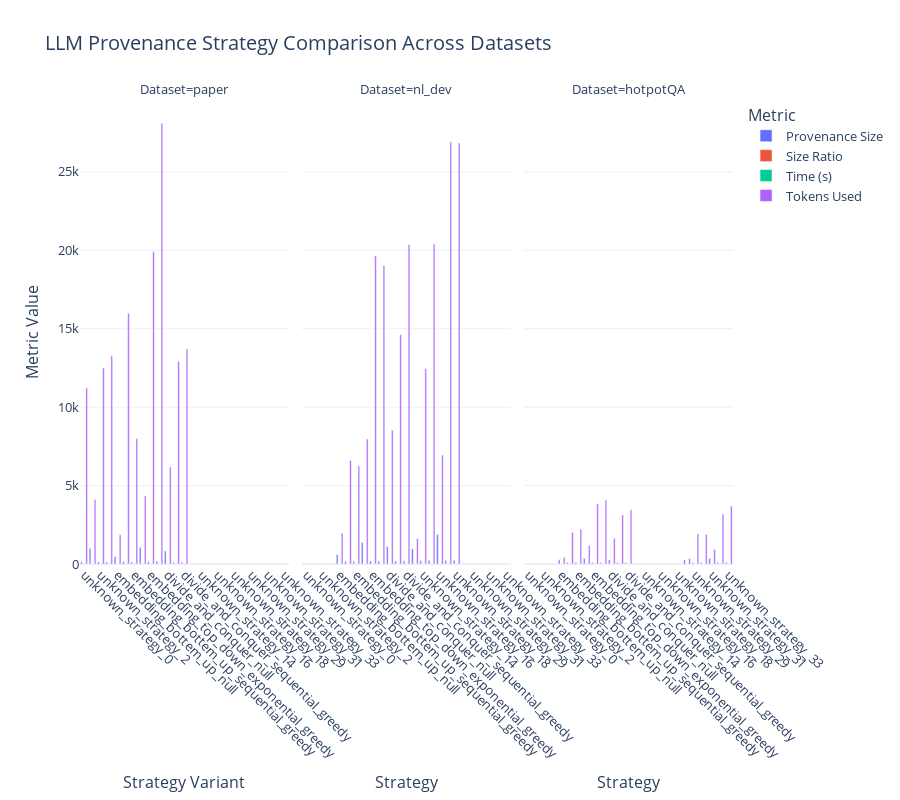

The notebook cell this image was saved under:
### Code cell
import re
import pandas as pd
import plotly.express as px

def parse_multiple_datasets(dataset_dict):
    all_entries = []
    for dataset_name, raw_data in dataset_dict.items():
        pattern = re.compile(
            r'(?P<strategy>(?:LLM|embedding|divide_and_conquer)_sufficient_[\w_]+)?\n'
            r'(?:\d+\n)?'  # optional number line
            r'provenance_size, size_ratio: (?P<prov_size>[\d.]+) (?P<size_ratio>[\d.]+)\n'
            r'time: (?P<time>[\d.]+)\n'
            r'tokens: (?P<tokens>[\d.]+) [\d.]+',
            re.MULTILINE
        )
        for match in pattern.finditer(raw_data):
            name = match.group('strategy') or f"unknown_strategy_{len(all_entries)}"
            all_entries.append({
                'Dataset': dataset_name,
                'Strategy': name.replace('_sufficient_', '_'),
                'Provenance Size': float(match.group('prov_size')),
                'Size Ratio': float(match.group('size_ratio')),
                'Time (s)': float(match.group('time')),
                'Tokens Used': float(match.group('tokens'))
            })
    return pd.DataFrame(all_entries)

# 👇 Visualization
df = parse_multiple_datasets(dataset_dict)
df_long = df.melt(id_vars=["Dataset", "Strategy"], var_name="Metric", value_name="Value")

fig = px.bar(
    df_long,
    x="Strategy",
    y="Value",
    color="Metric",
    facet_col="Dataset",
    barmode="group",
    height=800,
    title="LLM Provenance Strategy Comparison Across Datasets"
)

fig.update_layout(
    title_font_size=20,
    xaxis_title="Strategy Variant",
    yaxis_title="Metric Value",
    font=dict(size=13),
    template="plotly_white",
    legend_title="Metric"
)
fig.update_xaxes(tickangle=45)
fig.show()

### Figure 1 — Plotly figure (JSON) as saved in the notebook; plotly's stock layout.template omitted (floating-point values rounded to 4 significant figures)
{"data": [{"alignmentgroup": "True", "hovertemplate": "Metric=Provenance Size<br>Dataset=paper<br>Strategy=%{x}<br>Value=%{y}<extra></extra>", "legendgroup": "Provenance Size", "marker": {"color": "#636efa", "pattern": {"shape": ""}}, "name": "Provenance Size", "offsetgroup": "Provenance Size", "orientation": "v", "showlegend": true, "textposition": "auto", "type": "bar", "x": ["unknown_strategy_0", "unknown_strategy_1", "unknown_strategy_2", "unknown_strategy_3", "embedding_bottem_up_null", "embedding_bottem_up_exponential_greedy", "embedding_bottem_up_sequential_greedy", "embedding_top_down_null", "embedding_top_down_exponential_greedy", "embedding_top_down_sequential_greedy", "divide_and_conquer_null", "divide_and_conquer_exponential_greedy", "divide_and_conquer_sequential_greedy"], "xaxis": "x", "y": [141.5, 1009.0, 135.2, 123.8, 484.3, 149.1, 133.5, 1053.0, 145.9, 193.3, 836.2, 103.6, 112.9], "yaxis": "y"}, {"alignmentgroup": "True", "hovertemplate": "Metric=Provenance Size<br>Dataset=nl_dev<br>Strategy=%{x}<br>Value=%{y}<extra></extra>", "legendgroup": "Provenance Size", "marker": {"color": "#636efa", "pattern": {"shape": ""}}, "name": "Provenance Size", "offsetgroup": "Provenance Size", "orientation": "v", "showlegend": false, "textposition": "auto", "type": "bar", "x": ["unknown_strategy_13", "unknown_strategy_14", "unknown_strategy_15", "unknown_strategy_16", "unknown_strategy_17", "unknown_strategy_18", "embedding_bottem_up_null", "embedding_bottem_up_exponential_greedy", "embedding_bottem_up_sequential_greedy", "embedding_top_down_null", "embedding_top_down_exponential_greedy", "embedding_top_down_sequential_greedy", "divide_and_conquer_null", "divide_and_conquer_exponential_greedy", "divide_and_conquer_sequential_greedy"], "xaxis": "x2", "y": [967.1, 217.8, 232.0, 1875.0, 241.0, 240.1, 603.5, 157.8, 164.9, 1373.0, 190.2, 197.6, 1109.0, 182.8, 204.1], "yaxis": "y2"}, {"alignmentgroup": "True", "hovertemplate": "Metric=Provenance Size<br>Dataset=hotpotQA<br>Strategy=%{x}<br>Value=%{y}<extra></extra>", "legendgroup": "Provenance Size", "marker": {"color": "#636efa", "pattern": {"shape": ""}}, "name": "Provenance Size", "offsetgroup": "Provenance Size", "orientation": "v", "showlegend": false, "textposition": "auto", "type": "bar", "x": ["unknown_strategy_28", "unknown_strategy_29", "unknown_strategy_30", "unknown_strategy_31", "unknown_strategy_32", "unknown_strategy_33", "embedding_bottem_up_null", "embedding_bottem_up_exponential_greedy", "embedding_bottem_up_sequential_greedy", "embedding_top_down_null", "embedding_top_down_exponential_greedy", "embedding_top_down_sequential_greedy", "divide_and_conquer_null", "divide_and_conquer_exponential_greedy", "divide_and_conquer_sequential_greedy"], "xaxis": "x3", "y": [265.2, 81.9, 86.54, 348.3, 94.26, 101.4, 265.9, 86.7, 88.62, 355.6, 89.61, 95.56, 259.8, 82.42, 85.65], "yaxis": "y3"}, {"alignmentgroup": "True", "hovertemplate": "Metric=Size Ratio<br>Dataset=paper<br>Strategy=%{x}<br>Value=%{y}<extra></extra>", "legendgroup": "Size Ratio", "marker": {"color": "#EF553B", "pattern": {"shape": ""}}, "name": "Size Ratio", "offsetgroup": "Size Ratio", "orientation": "v", "showlegend": true, "textposition": "auto", "type": "bar", "x": ["unknown_strategy_0", "unknown_strategy_1", "unknown_strategy_2", "unknown_strategy_3", "embedding_bottem_up_null", "embedding_bottem_up_exponential_greedy", "embedding_bottem_up_sequential_greedy", "embedding_top_down_null", "embedding_top_down_exponential_greedy", "embedding_top_down_sequential_greedy", "divide_and_conquer_null", "divide_and_conquer_exponential_greedy", "divide_and_conquer_sequential_greedy"], "xaxis": "x", "y": [0.03236, 0.1964, 0.03202, 0.03272, 0.1003, 0.03735, 0.03115, 0.2086, 0.03583, 0.04655, 0.164, 0.02607, 0.02779], "yaxis": "y"}, {"alignmentgroup": "True", "hovertemplate": "Metric=Size Ratio<br>Dataset=nl_dev<br>Strategy=%{x}<br>Value=%{y}<extra></extra>", "legendgroup": "Size Ratio", "marker": {"color": "#EF553B", "pattern": {"shape": ""}}, "name": "Size Ratio", "offsetgroup": "Size Ratio", "orientation": "v", "showlegend": false, "textposition": "auto", "type": "bar", "x": ["unknown_strategy_13", "unknown_strategy_14", "unknown_strategy_15", "unknown_strategy_16", "unknown_strategy_17", "unknown_strategy_18", "embedding_bottem_up_null", "embedding_bottem_up_exponential_greedy", "embedding_bottem_up_sequential_greedy", "embedding_top_down_null", "embedding_top_down_exponential_greedy", "embedding_top_down_sequential_greedy", "divide_and_conquer_null", "divide_and_conquer_exponential_greedy", "divide_and_conquer_sequential_greedy"], "xaxis": "x2", "y": [0.1478, 0.04642, 0.0496, 0.2374, 0.05382, 0.05559, 0.1207, 0.03575, 0.03962, 0.2111, 0.04487, 0.04467, 0.1668, 0.0445, 0.04617], "yaxis": "y2"}, {"alignmentgroup": "True", "hovertemplate": "Metric=Size Ratio<br>Dataset=hotpotQA<br>Strategy=%{x}<br>Value=%{y}<extra></extra>", "legendgroup": "Size Ratio", "marker": {"color": "#EF553B", "pattern": {"shape": ""}}, "name": "Size Ratio", "offsetgroup": "Size Ratio", "orientation": "v", "showlegend": false, "textposition": "auto", "type": "bar", "x": ["unknown_strategy_28", "unknown_strategy_29", "unknown_strategy_30", "unknown_strategy_31", "unknown_strategy_32", "unknown_strategy_33", "embedding_bottem_up_null", "embedding_bottem_up_exponential_greedy", "embedding_bottem_up_sequential_greedy", "embedding_top_down_null", "embedding_top_down_exponential_greedy", "embedding_top_down_sequential_greedy", "divide_and_conquer_null", "divide_and_conquer_exponential_greedy", "divide_and_conquer_sequential_greedy"], "xaxis": "x3", "y": [0.2309, 0.07286, 0.07696, 0.2948, 0.08316, 0.09059, 0.234, 0.07704, 0.07875, 0.3054, 0.08171, 0.08675, 0.2213, 0.07434, 0.07378], "yaxis": "y3"}, {"alignmentgroup": "True", "hovertemplate": "Metric=Time (s)<br>Dataset=paper<br>Strategy=%{x}<br>Value=%{y}<extra></extra>", "legendgroup": "Time (s)", "marker": {"color": "#00cc96", "pattern": {"shape": ""}}, "name": "Time (s)", "offsetgroup": "Time (s)", "orientation": "v", "showlegend": true, "textposition": "auto", "type": "bar", "x": ["unknown_strategy_0", "unknown_strategy_1", "unknown_strategy_2", "unknown_strategy_3", "embedding_bottem_up_null", "embedding_bottem_up_exponential_greedy", "embedding_bottem_up_sequential_greedy", "embedding_top_down_null", "embedding_top_down_exponential_greedy", "embedding_top_down_sequential_greedy", "divide_and_conquer_null", "divide_and_conquer_exponential_greedy", "divide_and_conquer_sequential_greedy"], "xaxis": "x", "y": [15.4, 3.781, 15.6, 16.08, 2.662, 20.45, 12.97, 3.188, 21.2, 23.93, 3.925, 12.25, 13.67], "yaxis": "y"}, {"alignmentgroup": "True", "hovertemplate": "Metric=Time (s)<br>Dataset=nl_dev<br>Strategy=%{x}<br>Value=%{y}<extra></extra>", "legendgroup": "Time (s)", "marker": {"color": "#00cc96", "pattern": {"shape": ""}}, "name": "Time (s)", "offsetgroup": "Time (s)", "orientation": "v", "showlegend": false, "textposition": "auto", "type": "bar", "x": ["unknown_strategy_13", "unknown_strategy_14", "unknown_strategy_15", "unknown_strategy_16", "unknown_strategy_17", "unknown_strategy_18", "embedding_bottem_up_null", "embedding_bottem_up_exponential_greedy", "embedding_bottem_up_sequential_greedy", "embedding_top_down_null", "embedding_top_down_exponential_greedy", "embedding_top_down_sequential_greedy", "divide_and_conquer_null", "divide_and_conquer_exponential_greedy", "divide_and_conquer_sequential_greedy"], "xaxis": "x2", "y": [2.54, 13.13, 17.22, 3.79, 15.28, 18.34, 2.492, 9.418, 8.883, 3.323, 13.11, 12.2, 3.701, 8.989, 12.47], "yaxis": "y2"}, {"alignmentgroup": "True", "hovertemplate": "Metric=Time (s)<br>Dataset=hotpotQA<br>Strategy=%{x}<br>Value=%{y}<extra></extra>", "legendgroup": "Time (s)", "marker": {"color": "#00cc96", "pattern": {"shape": ""}}, "name": "Time (s)", "offsetgroup": "Time (s)", "orientation": "v", "showlegend": false, "textposition": "auto", "type": "bar", "x": ["unknown_strategy_28", "unknown_strategy_29", "unknown_strategy_30", "unknown_strategy_31", "unknown_strategy_32", "unknown_strategy_33", "embedding_bottem_up_null", "embedding_bottem_up_exponential_greedy", "embedding_bottem_up_sequential_greedy", "embedding_top_down_null", "embedding_top_down_exponential_greedy", "embedding_top_down_sequential_greedy", "divide_and_conquer_null", "divide_and_conquer_exponential_greedy", "divide_and_conquer_sequential_greedy"], "xaxis": "x3", "y": [1.415, 4.631, 4.764, 1.744, 5.504, 5.902, 3.501, 7.153, 7.34, 4.145, 8.192, 8.145, 2.062, 4.989, 5.414], "yaxis": "y3"}, {"alignmentgroup": "True", "hovertemplate": "Metric=Tokens Used<br>Dataset=paper<br>Strategy=%{x}<br>Value=%{y}<extra></extra>", "legendgroup": "Tokens Used", "marker": {"color": "#ab63fa", "pattern": {"shape": ""}}, "name": "Tokens Used", "offsetgroup": "Tokens Used", "orientation": "v", "showlegend": true, "textposition": "auto", "type": "bar", "x": ["unknown_strategy_0", "unknown_strategy_1", "unknown_strategy_2", "unknown_strategy_3", "embedding_bottem_up_null", "embedding_bottem_up_exponential_greedy", "embedding_bottem_up_sequential_greedy", "embedding_top_down_null", "embedding_top_down_exponential_greedy", "embedding_top_down_sequential_greedy", "divide_and_conquer_null", "divide_and_conquer_exponential_greedy", "divide_and_conquer_sequential_greedy"], "xaxis": "x", "y": [11230.0, 4105.0, 12490.0, 13280.0, 1862.0, 15990.0, 7994.0, 4340.0, 19910.0, 28100.0, 6193.0, 12920.0, 13730.0], "yaxis": "y"}, {"alignmentgroup": "True", "hovertemplate": "Metric=Tokens Used<br>Dataset=nl_dev<br>Strategy=%{x}<br>Value=%{y}<extra></extra>", "legendgroup": "Tokens Used", "marker": {"color": "#ab63fa", "pattern": {"shape": ""}}, "name": "Tokens Used", "offsetgroup": "Tokens Used", "orientation": "v", "showlegend": false, "textposition": "auto", "type": "bar", "x": ["unknown_strategy_13", "unknown_strategy_14", "unknown_strategy_15", "unknown_strategy_16", "unknown_strategy_17", "unknown_strategy_18", "embedding_bottem_up_null", "embedding_bottem_up_exponential_greedy", "embedding_bottem_up_sequential_greedy", "embedding_top_down_null", "embedding_top_down_exponential_greedy", "embedding_top_down_sequential_greedy", "divide_and_conquer_null", "divide_and_conquer_exponential_greedy", "divide_and_conquer_sequential_greedy"], "xaxis": "x2", "y": [1621.0, 12450.0, 20400.0, 6944.0, 26920.0, 26840.0, 1961.0, 6592.0, 6250.0, 7969.0, 19660.0, 19040.0, 8534.0, 14620.0, 20370.0], "yaxis": "y2"}, {"alignmentgroup": "True", "hovertemplate": "Metric=Tokens Used<br>Dataset=hotpotQA<br>Strategy=%{x}<br>Value=%{y}<extra></extra>", "legendgroup": "Tokens Used", "marker": {"color": "#ab63fa", "pattern": {"shape": ""}}, "name": "Tokens Used", "offsetgroup": "Tokens Used", "orientation": "v", "showlegend": false, "textposition": "auto", "type": "bar", "x": ["unknown_strategy_28", "unknown_strategy_29", "unknown_strategy_30", "unknown_strategy_31", "unknown_strategy_32", "unknown_strategy_33", "embedding_bottem_up_null", "embedding_bottem_up_exponential_greedy", "embedding_bottem_up_sequential_greedy", "embedding_top_down_null", "embedding_top_down_exponential_greedy", "embedding_top_down_sequential_greedy", "divide_and_conquer_null", "divide_and_conquer_exponential_greedy", "divide_and_conquer_sequential_greedy"], "xaxis": "x3", "y": [352.7, 1927.0, 1882.0, 922.6, 3188.0, 3693.0, 419.8, 2006.0, 2221.0, 1179.0, 3832.0, 4083.0, 1637.0, 3131.0, 3452.0], "yaxis": "y3"}], "layout": {"annotations": [{"font": {}, "showarrow": false, "text": "Dataset=paper", "x": 0.16, "xanchor": "center", "xref": "paper", "y": 1, "yanchor": "bottom", "yref": "paper"}, {"font": {}, "showarrow": false, "text": "Dataset=nl_dev", "x": 0.5, "xanchor": "center", "xref": "paper", "y": 1, "yanchor": "bottom", "yref": "paper"}, {"font": {}, "showarrow": false, "text": "Dataset=hotpotQA", "x": 0.84, "xanchor": "center", "xref": "paper", "y": 1, "yanchor": "bottom", "yref": "paper"}], "barmode": "group", "font": {"size": 13}, "height": 800, "legend": {"title": {"text": "Metric"}, "tracegroupgap": 0}, "title": {"font": {"size": 20}, "text": "LLM Provenance Strategy Comparison Across Datasets"}, "xaxis": {"anchor": "y", "domain": [0, 0.32], "tickangle": 45, "title": {"text": "Strategy Variant"}}, "xaxis2": {"anchor": "y2", "domain": [0.34, 0.66], "matches": "x", "tickangle": 45, "title": {"text": "Strategy"}}, "xaxis3": {"anchor": "y3", "domain": [0.68, 1.0], "matches": "x", "tickangle": 45, "title": {"text": "Strategy"}}, "yaxis": {"anchor": "x", "domain": [0, 1], "title": {"text": "Metric Value"}}, "yaxis2": {"anchor": "x2", "domain": [0, 1], "matches": "y", "showticklabels": false}, "yaxis3": {"anchor": "x3", "domain": [0, 1], "matches": "y", "showticklabels": false}}}
